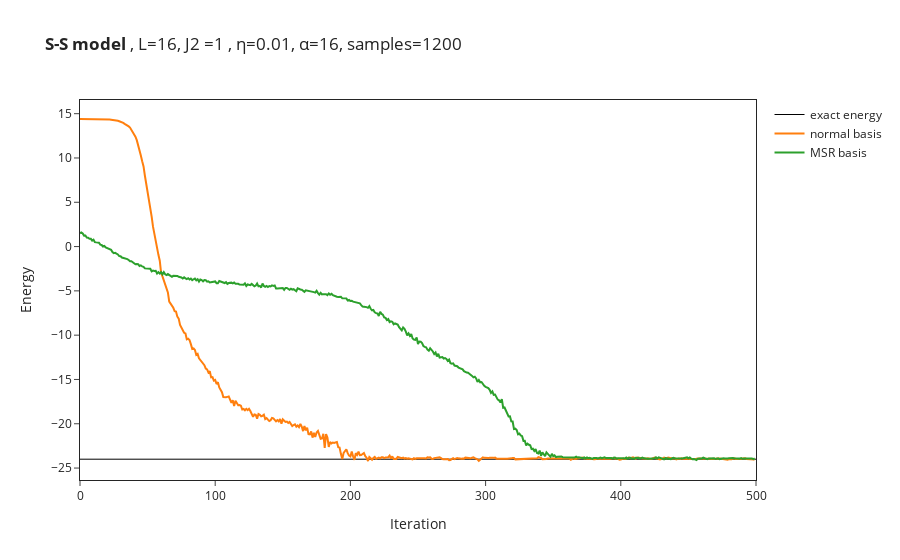

The cell this chart's notebook holds for it:
### Code cell
# import the data from log file
OUT_NAME_suffixless=OUT_NAME
data = []
for i in range(no_of_runs):
    data.append(json.load(open(OUT_NAME_suffixless+str(i)+".log")))
names = ["normal basis","MSR basis"]
if DTYPE==np.complex128:
    energy_convergence = [data[i]["Energy"]["Mean"]["real"] for i in range(no_of_runs)]
    # DS_factor_convergence = [data[i]["DS_factor"]["Mean"]["real"] for i in range(no_of_runs)]
else:
    energy_convergence = [data[i]["Energy"]["Mean"] for i in range(no_of_runs)]
    # DS_factor_convergence = [data[i]["DS_factor"]["Mean"] for i in range(no_of_runs)]
for i in range(no_of_runs):
    figure.add_trace(go.Scatter(
        x=data[i]["Energy"]["iters"], y=energy_convergence[i],
        name=names[i]
    ))
    # figure.add_trace(go.Scatter(
    #     x=data[i]["Energy"]["iters"], y=DS_factor_convergence[i],
    #     name=names[i]+"_DS"
    # ))

#figure.add_hline(y=exact_gs_energy)
figure.update_layout(xaxis_title="Iteration",yaxis_title="Energy")
figure.show()

### Figure 1 — Plotly figure (JSON) as saved in the notebook; plotly's stock layout.template omitted (floating-point values rounded to 4 significant figures; data arrays with more than 128 entries replaced by an {"elided": "..."} marker saying what was removed)
{"data": [{"line": {"color": "#000000", "width": 1}, "mode": "lines", "name": "exact energy", "type": "scatter", "x": [0, 500], "y": [-24.0, -24.0]}, {"name": "normal basis", "type": "scatter", "x": {"elided": "500 int values"}, "y": {"elided": "500 float values"}}, {"name": "MSR basis", "type": "scatter", "x": {"elided": "500 int values"}, "y": {"elided": "500 float values"}}], "layout": {"title": {"text": "<b>S-S model </b>, L=16, J2 =1 , η=0.01, α=16, samples=1200"}, "xaxis": {"mirror": true, "showline": true, "title": {"text": "Iteration"}}, "yaxis": {"mirror": true, "showline": true, "title": {"text": "Energy"}}}}
